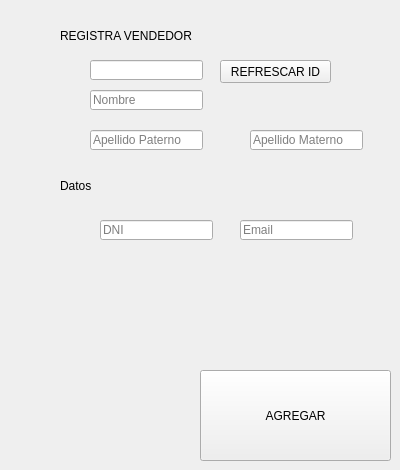
              <widget class="QWidget" name="agregarv">
               <attribute name="title">
                <string>REGISTRAR VENDEDOR</string>
               </attribute>
               <widget class="QLabel" name="registrav">
                <property name="geometry">
                 <rect>
                  <x>60</x>
                  <y>20</y>
                  <width>331</width>
                  <height>31</height>
                 </rect>
                </property>
                <property name="text">
                 <string>REGISTRA VENDEDOR</string>
                </property>
               </widget>
               <widget class="QLineEdit" name="nombrev">
                <property name="geometry">
                 <rect>
                  <x>90</x>
                  <y>90</y>
                  <width>113</width>
                  <height>20</height>
                 </rect>
                </property>
                <property name="placeholderText">
                 <string>Nombre</string>
                </property>
               </widget>
               <widget class="QLineEdit" name="apellidopaternov">
                <property name="geometry">
                 <rect>
                  <x>90</x>
                  <y>130</y>
                  <width>113</width>
                  <height>20</height>
                 </rect>
                </property>
                <property name="text">
                 <string/>
                </property>
                <property name="placeholderText">
                 <string>Apellido Paterno</string>
                </property>
               </widget>
               <widget class="QLabel" name="datosv">
                <property name="geometry">
                 <rect>
                  <x>60</x>
                  <y>170</y>
                  <width>101</width>
                  <height>31</height>
                 </rect>
                </property>
                <property name="text">
                 <string>Datos</string>
                </property>
                <property name="textFormat">
                 <enum>Qt::PlainText</enum>
                </property>
               </widget>
               <widget class="QLineEdit" name="dniv">
                <property name="geometry">
                 <rect>
                  <x>100</x>
                  <y>220</y>
                  <width>113</width>
                  <height>20</height>
                 </rect>
                </property>
                <property name="placeholderText">
                 <string>DNI</string>
                </property>
               </widget>
               <widget class="QLineEdit" name="emailv">
                <property name="geometry">
                 <rect>
                  <x>240</x>
                  <y>220</y>
                  <width>113</width>
                  <height>20</height>
                 </rect>
                </property>
                <property name="placeholderText">
                 <string>Email</string>
                </property>
               </widget>
               <widget class="QPushButton" name="agregarvbtn">
                <property name="geometry">
                 <rect>
                  <x>200</x>
                  <y>370</y>
                  <width>191</width>
                  <height>91</height>
                 </rect>
                </property>
                <property name="text">
                 <string>AGREGAR</string>
                </property>
               </widget>
               <widget class="QLineEdit" name="apellidomaternov">
                <property name="geometry">
                 <rect>
                  <x>250</x>
                  <y>130</y>
                  <width>113</width>
                  <height>20</height>
                 </rect>
                </property>
                <property name="placeholderText">
                 <string>Apellido Materno</string>
                </property>
               </widget>
               <widget class="QLineEdit" name="idvendedor">
                <property name="geometry">
                 <rect>
                  <x>90</x>
                  <y>60</y>
                  <width>113</width>
                  <height>20</height>
                 </rect>
                </property>
                <property name="text">
                 <string/>
                </property>
               </widget>
               <widget class="QPushButton" name="refrescarv">
                <property name="geometry">
                 <rect>
                  <x>220</x>
                  <y>60</y>
                  <width>111</width>
                  <height>23</height>
                 </rect>
                </property>
                <property name="text">
                 <string>REFRESCAR ID</string>
                </property>
               </widget>
              </widget>
